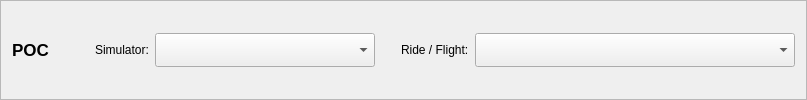
     <widget class="QFrame" name="headerFrame">
      <property name="frameShape">
       <enum>QFrame::StyledPanel</enum>
      </property>
      <layout class="QHBoxLayout" name="headerLayout">
       <item>
        <widget class="QLabel" name="labelPoc">
         <property name="font">
          <font>
           <pointsize>13</pointsize>
           <weight>75</weight>
           <bold>true</bold>
          </font>
         </property>
         <property name="text">
          <string>POC</string>
         </property>
        </widget>
       </item>
       <item>
        <spacer name="headerSpacer1">
         <property name="orientation">
          <enum>Qt::Horizontal</enum>
         </property>
         <property name="sizeHint" stdset="0">
          <size>
           <width>40</width>
           <height>20</height>
          </size>
         </property>
        </spacer>
       </item>
       <item>
        <widget class="QLabel" name="labelSim">
         <property name="text">
          <string>Simulator:</string>
         </property>
        </widget>
       </item>
       <item>
        <widget class="QComboBox" name="combo_simulator">
         <property name="minimumSize">
          <size>
           <width>220</width>
           <height>34</height>
          </size>
         </property>
        </widget>
       </item>
       <item>
        <spacer name="headerSpacer2">
         <property name="orientation">
          <enum>Qt::Horizontal</enum>
         </property>
         <property name="sizeHint" stdset="0">
          <size>
           <width>20</width>
           <height>20</height>
          </size>
         </property>
        </spacer>
       </item>
       <item>
        <widget class="QLabel" name="labelRide">
         <property name="text">
          <string>Ride / Flight:</string>
         </property>
        </widget>
       </item>
       <item>
        <widget class="QComboBox" name="combo_experience">
         <property name="minimumSize">
          <size>
           <width>320</width>
           <height>34</height>
          </size>
         </property>
        </widget>
       </item>
      </layout>
     </widget>
